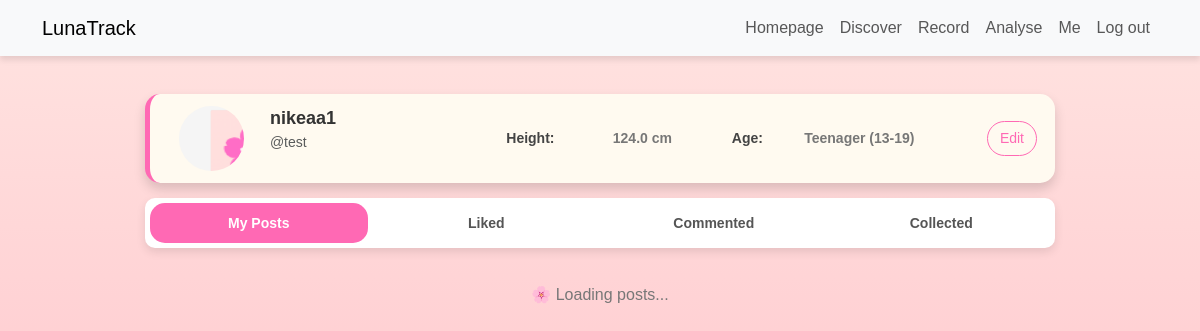
The app's page /users/me/ (signed in), older data.
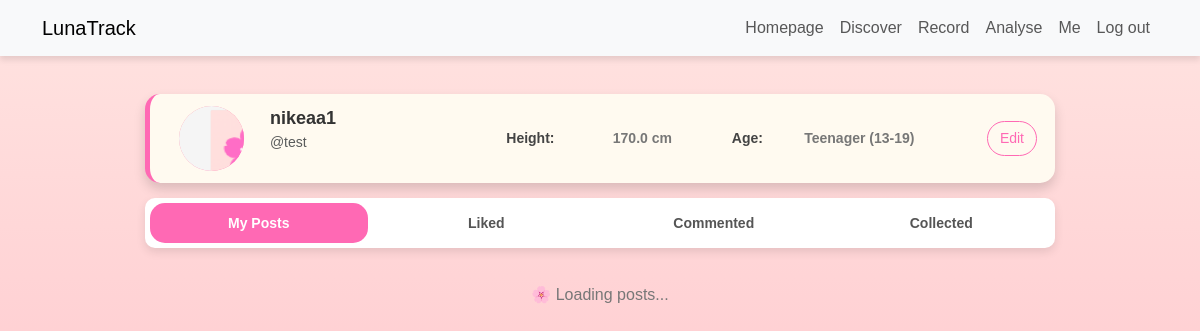
The same page, newer data.
### users/models.py (models this page shows, shortened)
class UserProfile(AbstractUser):
    nickname = models.CharField(max_length=50, blank=True, null=True, verbose_name="Nickname", default="Mysterious User")
    avatar = models.ImageField(upload_to="avatars/", default="avatars/default.jpg", blank=True, null=True)
    email = models.EmailField(unique=True)
    height = models.FloatField(blank=True, null=True, verbose_name="Height (cm)")
    AGE_GROUPS = [
        ("teen", "Teenager (13-19)"),
        ("young_adult", "Young Adult (20-35)"),
        ("middle_aged", "Middle-Aged (36-55)"),
        ("senior", "Senior (56+)"),
    ]
    age_group = models.CharField(max_length=15, choices=AGE_GROUPS, blank=True, null=True, verbose_name="Age Group")
    liked_posts = models.ManyToManyField("community.Post", related_name="liked_by", blank=True)
    collected_posts = models.ManyToManyField("community.Post", related_name="collected_by", blank=True)

### users/views.py (the view)
# urls.py: path("me/", me_view, name="me"),
@login_required
def me_view(request):
    user = request.user
    context = {"user": user}
    return render(request, "users/me.html", context)

### users/templates/users/me.html (shortened to what this page needs)
{% extends "base.html" %}
{% load static %}
{% block content %}
<div class="d-flex flex-column align-items-center">
    <div class="profile-card">
        <div class="profile-section avatar-section">
            <div class="avatar-container">
                <img src="{{ user.avatar.url }}" class="profile-avatar">
            </div>
        </div>
        <div class="profile-section info-section">
            <h3 class="nickname">{{ user.nickname|default:user.username }}</h3>
            <p class="text-muted username">@{{ user.username }}</p>
        </div>
        <div class="profile-section stats-section">
            <p class="sub stats-section">
                <span class="label">Height:</span>
                <span class="value">{{ user.height|default:"--" }} cm</span>
            </p>
            <p class="sub stats-section">
                <span class="label">Age:</span>
                <span class="value">{{ user.get_age_group_display|default:"--" }}</span>
            </p>
        </div>
        <div class="profile-section edit-section">
            <button class="btn btn-outline-pink edit-profile">Edit</button>
        </div>
    </div>
    <nav class="post-tabs">
        <button class="tab-btn active" data-target="created">My Posts</button>
        <button class="tab-btn" data-target="liked">Liked</button>
        <button class="tab-btn" data-target="commented">Commented</button>
        <button class="tab-btn" data-target="collected">Collected</button>
    </nav>
    <div class="post-content">
        <p class="empty-posts">🌸 Loading posts...</p>
    </div>
</div>
<link rel="stylesheet" href="{% static 'css/me.css' %}">
{% endblock %}

### templates/base.html (shortened to what this page needs)
{% load static %}
<!DOCTYPE html>
<html lang="zh">
<head>
    <link rel="stylesheet" href="https://cdn.jsdelivr.net/npm/bootstrap@5.3.0/dist/css/bootstrap.min.css">
    <link rel="stylesheet" href="{% static 'css/base.css' %}">
</head>
<body data-user-authenticated="{{ user.is_authenticated|lower }}">
    <nav class="navbar navbar-expand-lg navbar-light bg-light">
        <div class="container">
            <a class="navbar-brand" href="{% url 'home' %}">LunaTrack</a>
            <div class="collapse navbar-collapse" id="navbarNav">
                <ul class="navbar-nav ms-auto">
                    <li class="nav-item"><a class="nav-link" href="{% url 'home' %}">Homepage</a></li>
                    <li class="nav-item"><a class="nav-link" href="{% url 'discover' %}">Discover</a></li>
                    {% if user.is_authenticated %}
                        <li class="nav-item"><a class="nav-link" href="{% url 'record' %}">Record</a></li>
                        <li class="nav-item"><a class="nav-link" href="{% url 'analyse' %}">Analyse</a></li>
                        <li class="nav-item"><a class="nav-link" href="{% url 'me' %}">Me</a></li>
                        <li class="nav-item">
                            <a class="nav-link" href="{% url 'logout' %}">Log out</a>
                        </li>
                    {% else %}
                        <li class="nav-item"><a class="nav-link" href="{% url 'login' %}">Login</a></li>
                        <li class="nav-item"><a class="nav-link" href="{% url 'register' %}">Sign Up</a></li>
                    {% endif %}
                </ul>
            </div>
        </div>
    </nav>
    <div class="container mt-4">
        {% block content %}
        {% endblock %}
    </div>
</body>
</html>

### static/css/base.css (style rules this page uses)
.navbar { position: fixed; top: 0; left: 0; width: 100%; z-index: 1030; background-color: #f8f9fa; box-shadow: 0px 4px 6px rgba(0, 0, 0, 0.1); }
body { padding-top: 80px; }

### static/css/me.css (style rules this page uses)
html, body { height: 100%; margin: 0; padding: 0; }
body { background: linear-gradient(to bottom, #ffe4e1, #ffb6c1); background-attachment: fixed; font-family: 'Arial', sans-serif; min-height: 100vh; display: flex; flex-direction: column; }
.container.mt-4 { width: 90%; max-width: 950px; padding: 20px; }
.d-flex { margin-top: 50px; }
.profile-card { display: flex; align-items: center; justify-content: space-between; background: #fffaf0; border-radius: 15px; padding: 12px 18px; box-shadow: 0px 6px 12px rgba(0, 0, 0, 0.15); border-left: 5px solid #ff69b4; margin-bottom: 15px; max-width: 950px; transition: all 0.3s ease-in-out; flex-wrap: wrap; width: 100%; }
.avatar-section { flex: 0 0 10%; display: flex; justify-content: center; align-items: center; }
.avatar-container { width: 65px; height: 65px; border-radius: 50%; overflow: hidden; background: linear-gradient(135deg, #ff9a9e, #ff69b4); display: flex; align-items: center; justify-content: center; }
.profile-avatar { width: 100%; height: 100%; object-fit: cover; }
.value { font-size: 14px; color: #777; }
.info-section { flex: 0 0 25%; text-align: left; padding-left: 15px; }
.nickname { margin-bottom: 3px; font-size: 18px; font-weight: bold; color: #333; }
.username { font-size: 14px; color: #777; }
.stats-section { flex: 1; display: flex; align-items: center; justify-content: space-around; font-size: 14px; text-align: center; flex-wrap: wrap; color: #444; font-weight: bold; }
.sub.stats-section { margin: 5px; }
.profile-section.stats-section { padding-right: 10px; }
.edit-section { flex: 0 0 10%; text-align: right; }
.edit-profile { background: transparent; border: 1px solid #ff69b4; color: #ff69b4; padding: 6px 12px; border-radius: 25px; cursor: pointer; font-size: 14px; transition: all 0.3s ease; }
.post-tabs { display: flex; justify-content: space-around; max-width: 950px; background: white; border-radius: 10px; box-shadow: 0px 4px 10px rgba(0, 0, 0, 0.1); margin-bottom: 15px; overflow: hidden; width: 100%; }
.tab-btn { flex: 1; text-align: center; margin: 5px; min-height: 40px; border: none; cursor: pointer; font-size: 14px; font-weight: bold; background: none; border-radius: 5px; transition: all 0.3s ease; color: #555; white-space: wrap; }
.tab-btn.active { background: #ff69b4; color: white; border-radius: 15px; }
.post-content { width: 100%; margin: 0 auto; }
.empty-posts { text-align: center; font-size: 16px; color: #777; padding: 20px; }

Row changes from the older to the newer data that the page shows:
changed UserProfile "nikeaa1": height "124.0" → "170.0"
